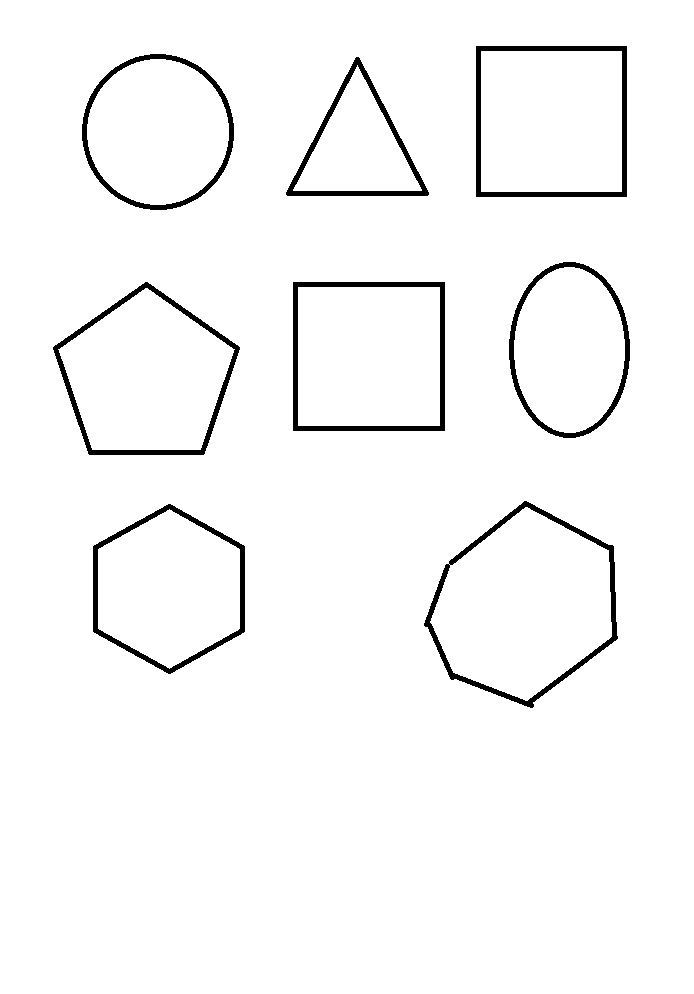
//> input picture Template_opencv/shapeku2.png, 694 x 994 px
$ ./shape_detection   (built with g++ and OpenCV 4)
//> lines starting //> are read from the running program, lines starting //| are printed output that depends on the picture; after the words box and inside, x2 and y2 are one past the last pixel; in counts of white or black regions, pixels touching at a corner belong together
### Template_opencv/stdafx.h
// stdafx.h : include file for standard system include files,
// or project specific include files that are used frequently, but
// are changed infrequently
//

#pragma once

#include "targetver.h"

#include <stdio.h>
#include <tchar.h>


// TODO: reference additional headers your program requires here

### Template_opencv/shape_detection.cpp
/**
* Simple shape detector program.
* It loads an image and tries to find simple shapes (rectangle, triangle, circle, etc) in it.
* This program is a modified version of `squares.cpp` found in the OpenCV sample dir.
*/
#include "stdafx.h"
#include <opencv2/highgui/highgui.hpp>
#include <opencv2/imgproc/imgproc.hpp>
#include <cmath>
#include <iostream>

/**
* Helper function to find a cosine of angle between vectors
* from pt0->pt1 and pt0->pt2
*/
static double angle(cv::Point pt1, cv::Point pt2, cv::Point pt0)
{
	double dx1 = pt1.x - pt0.x;
	double dy1 = pt1.y - pt0.y;
	double dx2 = pt2.x - pt0.x;
	double dy2 = pt2.y - pt0.y;
	return (dx1 * dx2 + dy1 * dy2) / sqrt((dx1 * dx1 + dy1 * dy1) * (dx2 * dx2 + dy2 * dy2) + 1e-10);
}

/**
* Helper function to display text in the center of a contour
*/
void setLabel(cv::Mat& im, const std::string label, std::vector<cv::Point>& contour)
{
	int fontface = cv::FONT_HERSHEY_SIMPLEX;
	double scale = 0.4;
	int thickness = 1;
	int baseline = 0;

	cv::Size text = cv::getTextSize(label, fontface, scale, thickness, &baseline);
	cv::Rect r = cv::boundingRect(contour);

	cv::Point pt(r.x + ((r.width - text.width) / 2), r.y + ((r.height + text.height) / 2));
	cv::rectangle(im, pt + cv::Point(0, baseline), pt + cv::Point(text.width, -text.height), CV_RGB(255, 255, 255), CV_FILLED);
	cv::putText(im, label, pt, fontface, scale, CV_RGB(0, 0, 0), thickness, 8);
}

int main()
{
	cv::Mat src = cv::imread("shapeku2.png");
//> src is the input picture: 994 rows x 694 cols, CV_8UC3; 97% white; 8 black regions, largest, box (x1, y1, x2, y2) and area: (424, 501, 618, 708) 3006, (476, 46, 627, 197) 2920, (293, 282, 445, 431) 2910
	if (src.empty())
		return -1;

	// Convert to grayscale
	cv::Mat gray;
	cv::cvtColor(src, gray, CV_BGR2GRAY);

	// Use Canny instead of threshold to catch squares with gradient shading
	cv::Mat bw;
	cv::Canny(gray, bw, 80, 240, 3);
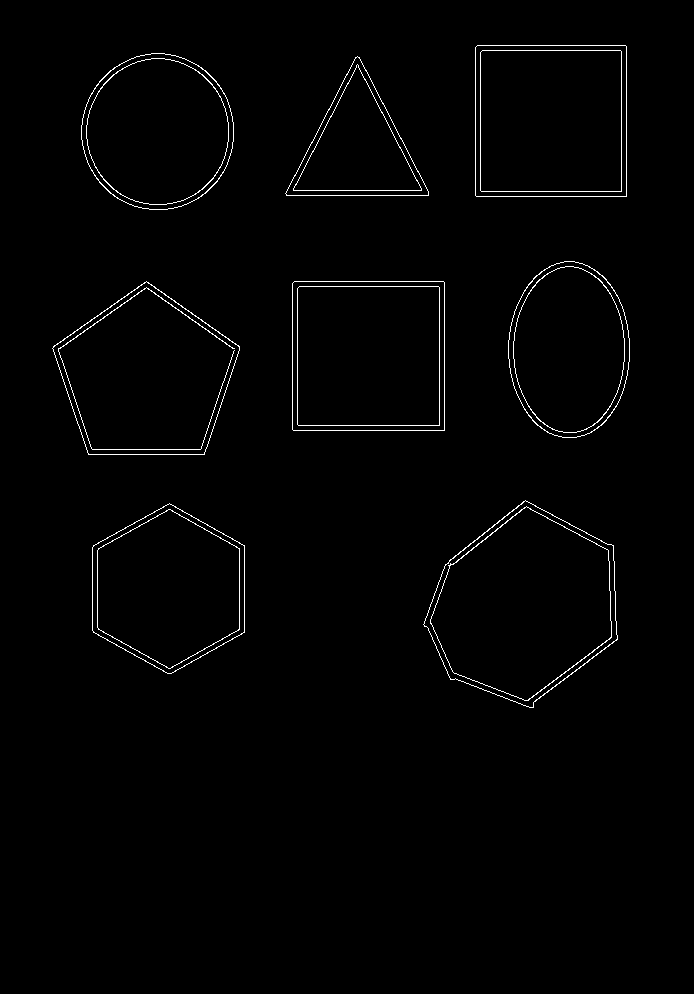
//> bw: 994 rows x 694 cols, CV_8UC1; 1.2% white in thin lines or dots, all inside (x1, y1, x2, y2) = (52, 45, 630, 708)

	// Find contours
	std::vector<std::vector<cv::Point> > contours;
	cv::findContours(bw.clone(), contours, CV_RETR_EXTERNAL, CV_CHAIN_APPROX_SIMPLE);
//> contours = 8 contours; box (x1, y1, x2, y2) and area: (423, 500, 618, 708) 27247, (475, 45, 627, 197) 22798, (292, 281, 445, 431) 22645, (52, 281, 240, 455) 22483, (92, 503, 245, 674) 19516, (81, 53, 234, 210) 18632, (508, 261, 630, 438) 16744, (285, 56, 429, 196) 10294

	std::vector<cv::Point> approx;
	cv::Mat dst = src.clone();

	for (int i = 0; i < contours.size(); i++)
	{
		// Approximate contour with accuracy proportional
		// to the contour perimeter
		cv::approxPolyDP(cv::Mat(contours[i]), approx, cv::arcLength(cv::Mat(contours[i]), true) * 0.02, true);

		// Skip small or non-convex objects
		if (std::fabs(cv::contourArea(contours[i])) < 100 || !cv::isContourConvex(approx))
			continue;

		if (approx.size() == 3)
		{
			setLabel(dst, "TRI", contours[i]);    // Triangles
		}
		else if (approx.size() >= 4 && approx.size() <= 7)
		{
			// Number of vertices of polygonal curve
			int vtc = approx.size();


			// Get the cosines of all corners
			std::vector<double> cos;
			for (int j = 2; j < vtc + 1; j++)
				cos.push_back(angle(approx[j % vtc], approx[j - 2], approx[j - 1]));

			// Sort ascending the cosine values
			std::sort(cos.begin(), cos.end());

			// Get the lowest and the highest cosine
			double mincos = cos.front();
			double maxcos = cos.back();
			if (vtc == 4)
				setLabel(dst, "RECT", contours[i]);
			else if (vtc == 5)
				setLabel(dst, "PENTA", contours[i]);
			else if (vtc == 6)
				setLabel(dst, "HEXA", contours[i]);
			else if (vtc == 7)
				setLabel(dst, "SEV", contours[i]);
		}
		else
		{
			// Detect and label circles
			double area = cv::contourArea(contours[i]);
			cv::Rect r = cv::boundingRect(contours[i]);
			int radius = r.width / 2;

			if (std::abs(1 - ((double)r.width / r.height)) <= 0.2 &&
				std::abs(1 - (area / (CV_PI * std::pow(radius, 2)))) <= 0.2)
				setLabel(dst, "CIR", contours[i]);
		}
	}
//> this loop made 8 passes
//> (area, radius, text in setLabel, r in setLabel, pt in setLabel) on pass 7: (18632, 76, Size(21, 9), Rect(81, 53, 153, 157), Point(147, 136))
//> (vtc, text in setLabel, r in setLabel, pt in setLabel) on passes 1, 2, 3, 4, 8: (6, Size(33, 9), Rect(92, 503, 153, 171), Point(152, 593)), (7, Size(24, 9), Rect(423, 500, 195, 208), Point(508, 608)), (4, Size(32, 9), Rect(292, 281, 153, 150), Point(352, 360)), (5, Size(39, 9), Rect(52, 281, 188, 174), Point(126, 372)), (4, Size(32, 9), Rect(475, 45, 152, 152), Point(535, 125))
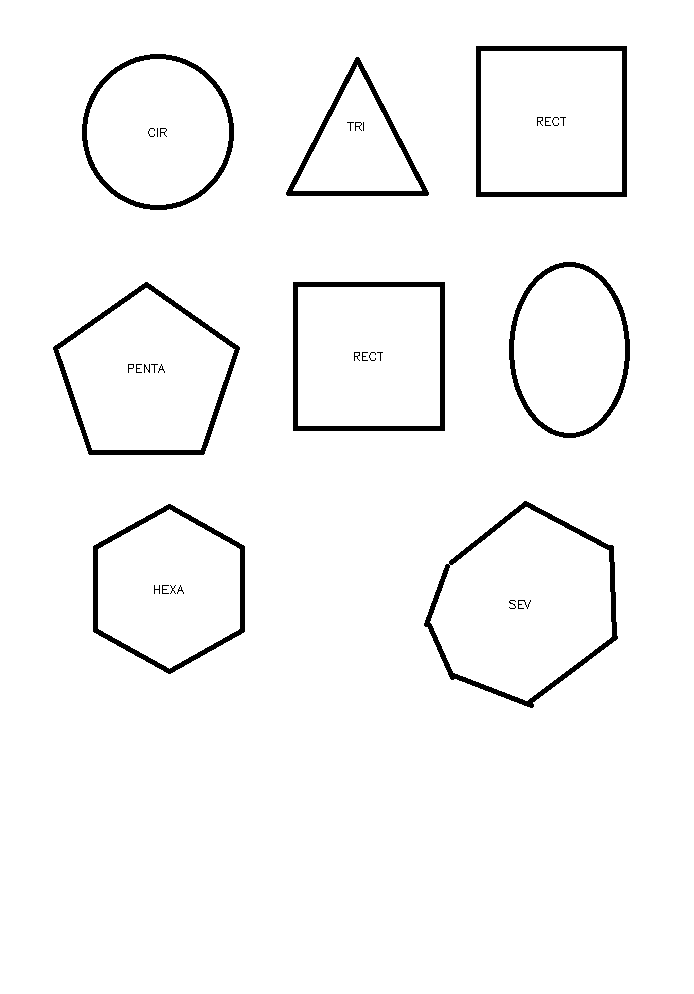
//> dst: 994 rows x 694 cols, CV_8UC3; 96.9% white; 33 black regions (12 under 20 px), largest, box (x1, y1, x2, y2) and area: (424, 501, 618, 708) 3006, (476, 46, 627, 197) 2920, (293, 282, 445, 431) 2910

	cv::imshow("src", src);
	cv::imshow("dst", dst);
	cv::waitKey(0);
	return 0;
}

$ run again, with Template_opencv/obyek02.png copied over Template_opencv/shapeku2.png
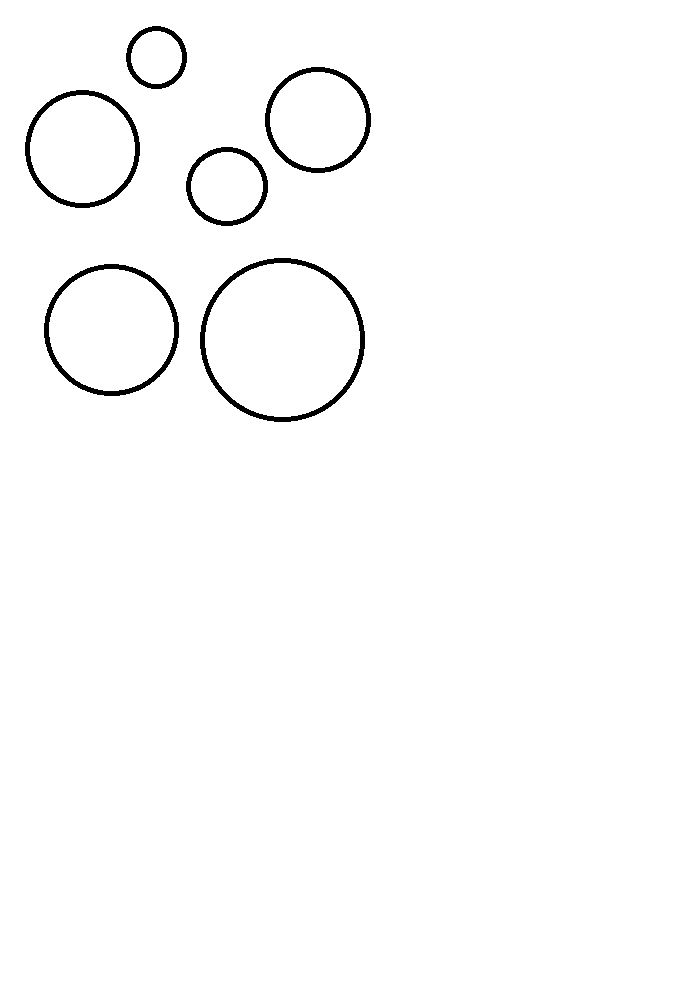
//> input picture Template_opencv/obyek02.png, 694 x 994 px
//> src is the input picture: 994 rows x 694 cols, CV_8UC3; 98.6% white; 6 black regions, box (x1, y1, x2, y2) and area: (200, 258, 365, 422) 2486, (44, 264, 179, 396) 2014, (25, 90, 140, 208) 1744, (265, 67, 371, 173) 1578, (186, 147, 268, 226) 1192, (126, 26, 187, 89) 886
//> `cv::Canny(gray, bw, 80, 240, 3);`:
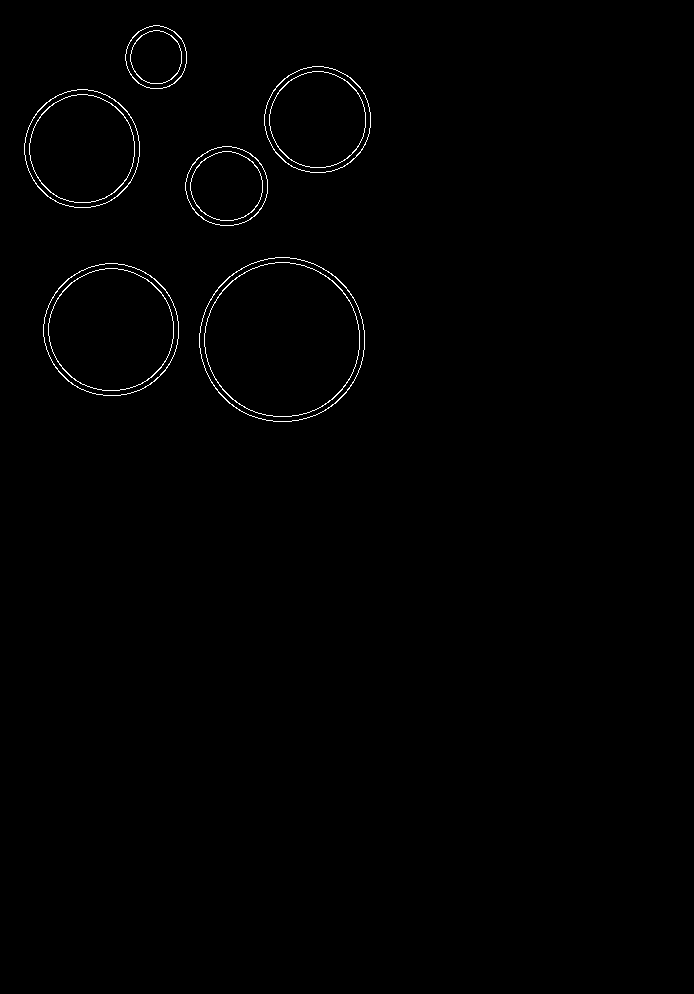
//> bw: 994 rows x 694 cols, CV_8UC1; 0.6% white in thin lines or dots, all inside (x1, y1, x2, y2) = (24, 25, 371, 422)
//> contours = 6 contours; box (x1, y1, x2, y2) and area: (199, 257, 365, 422) 21261, (43, 263, 179, 396) 14008, (24, 89, 140, 208) 10667, (264, 66, 371, 173) 8832, (185, 146, 268, 226) 5089, (125, 25, 187, 89) 3019
//> the loop `for (int i = 0; i < contours.size(); i++)` made 6 passes
//> (area, radius, r in setLabel, pt in setLabel) on passes 1 to 6: (14008, 68, Rect(43, 263, 136, 133), Point(100, 334)), (21261, 83, Rect(199, 257, 166, 165), Point(271, 344)), (5089, 41, Rect(185, 146, 83, 80), Point(216, 190)), (10667, 58, Rect(24, 89, 116, 119), Point(71, 153)), (8832, 53, Rect(264, 66, 107, 107), Point(307, 124)), (3019, 31, Rect(125, 25, 62, 64), Point(145, 61))
//> after the loop `for (int i = 0; i < contours.size(); i++)`:
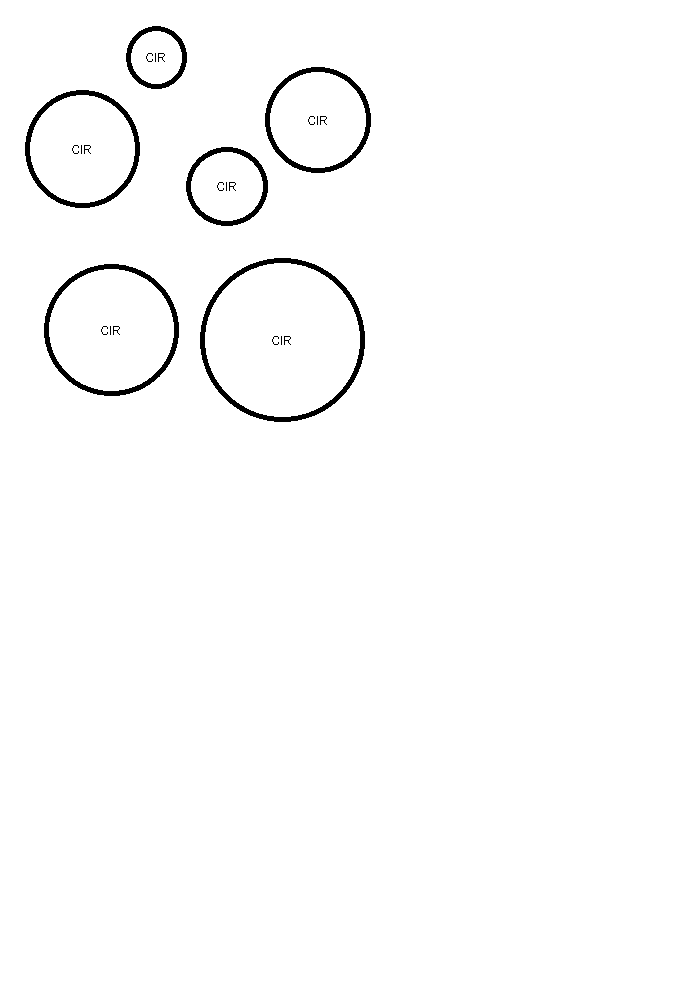
//> dst: 994 rows x 694 cols, CV_8UC3; 98.5% white; 24 black regions (12 under 20 px), largest, box (x1, y1, x2, y2) and area: (200, 258, 365, 422) 2486, (44, 264, 179, 396) 2014, (25, 90, 140, 208) 1744
//> after the loop `for (int i = 0; i < contours.size(); i++)`: approx = 8 Points (x, y): [153, 25], [132, 37], [125, 60], [138, 83], [162, 88], [181, 76], [186, 51], [174, 31]

$ run again, with Template_opencv/shapeku.png copied over Template_opencv/shapeku2.png
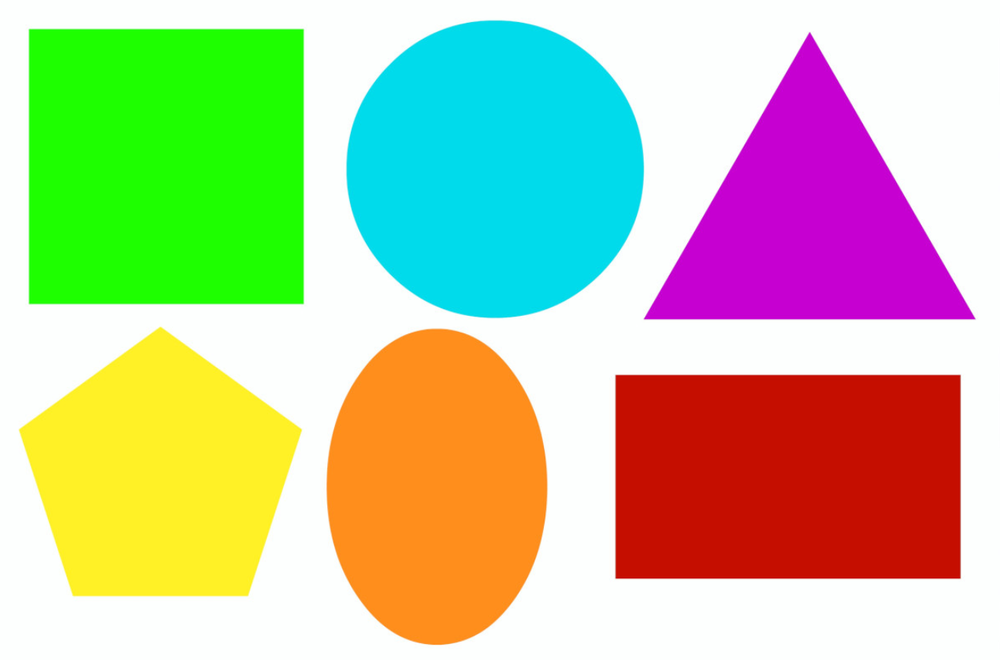
//> input picture Template_opencv/shapeku.png, 1000 x 660 px, shrunk from 1311 x 865 before the run
//> src is the input picture: 660 rows x 1000 cols, CV_8UC3; mean B, G, R 156.5, 196.5, 191.1
//> `cv::Canny(gray, bw, 80, 240, 3);`:
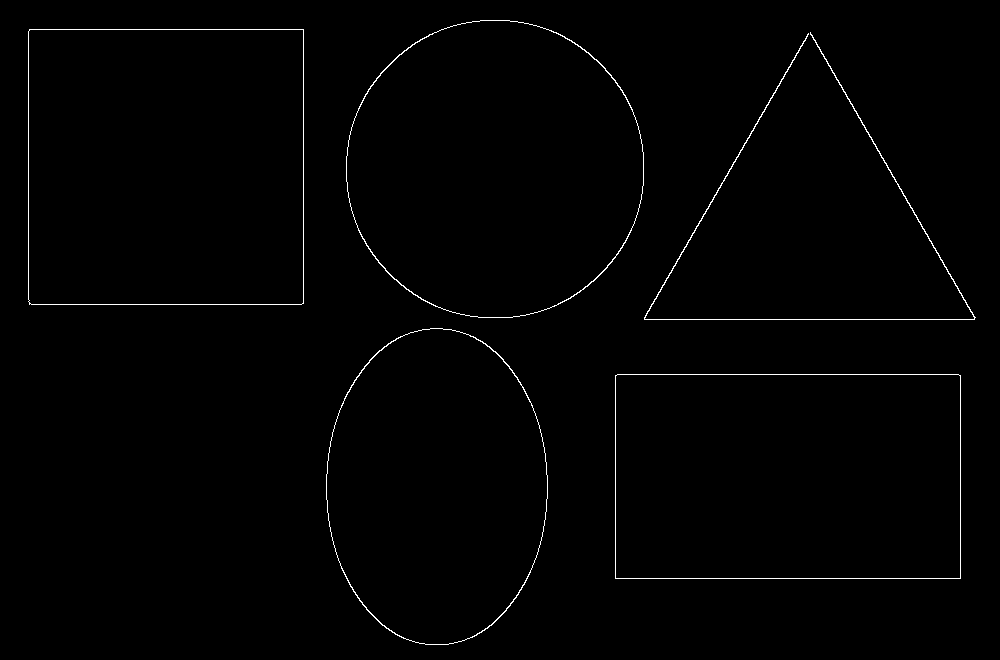
//> bw: 660 rows x 1000 cols, CV_8UC1; 0.83% white in thin lines or dots, all inside (x1, y1, x2, y2) = (28, 20, 976, 645)
//> contours = 5 contours; box (x1, y1, x2, y2) and area: (28, 29, 304, 305) 75618, (615, 374, 961, 579) 70377, (346, 20, 644, 318) 69798, (326, 328, 548, 645) 55072, (644, 32, 976, 320) 328
//> the loop `for (int i = 0; i < contours.size(); i++)` made 5 passes
//> (approx, vtc, text in setLabel, r in setLabel, pt in setLabel) on pass 4: (4 Points (x, y): [29, 29], [29, 304], [303, 303], [303, 29], 4, Size(32, 9), Rect(28, 29, 276, 276), Point(150, 171))
//> after the loop `for (int i = 0; i < contours.size(); i++)`:
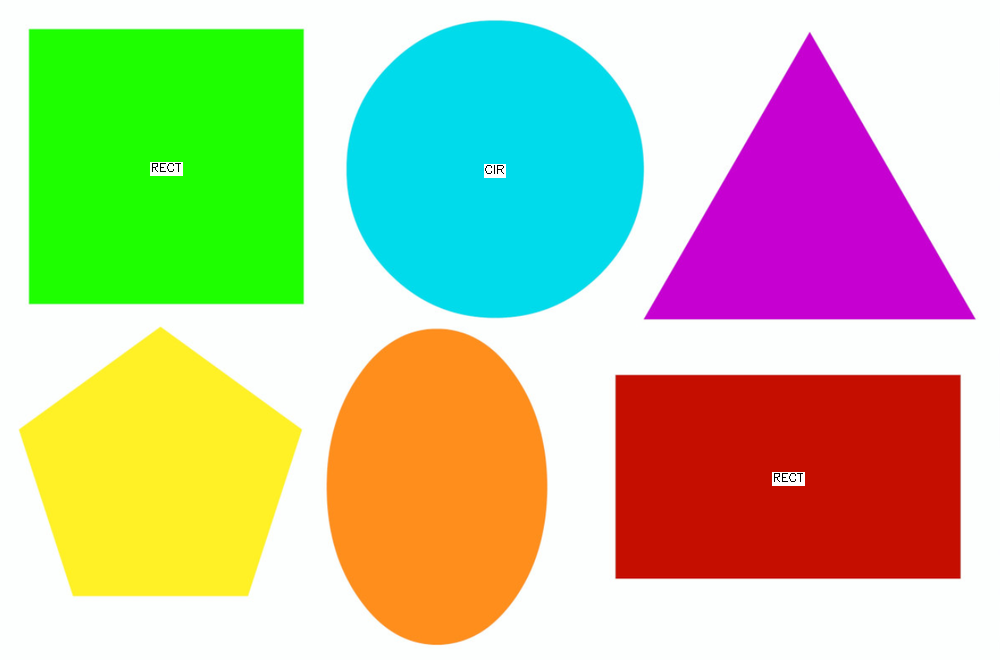
//> dst: 660 rows x 1000 cols, CV_8UC3; 0.19% of pixels changed, all inside (x1, y1, x2, y2) = (150, 162, 805, 486)
//> after the loop `for (int i = 0; i < contours.size(); i++)`: approx = 8 Points (x, y): [480, 20], [376, 78], [347, 191], [406, 289], [512, 317], [612, 261], [643, 152], [588, 52]
